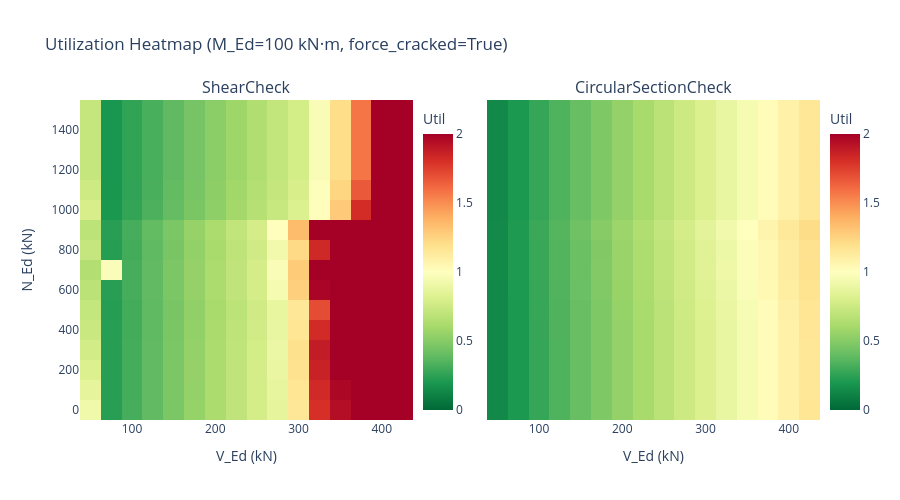

The notebook cell saved with this chart:
### Markdown cell above
---
## 11. Utilization Surface: V_Ed vs N_Ed

Heatmap comparing utilization across a grid of V_Ed and N_Ed values.

### Code cell
V_grid = np.arange(50, 450, 25)
N_grid = np.arange(0, 1600, 100)
M_fixed = 100

util_std_grid = np.zeros((len(N_grid), len(V_grid)))
util_circ_grid = np.zeros((len(N_grid), len(V_grid)))

for i, N in enumerate(N_grid):
    for j, V in enumerate(V_grid):
        lc = ShearLoadCase(V_Ed=float(V), M_Ed=M_fixed, N_Ed=float(N))
        rs = std.perform_check(load_case=lc)
        rc = circ.perform_shear_check(load_case=lc, force_cracked=True)
        util_std_grid[i, j] = min(rs.utilization, 3.0)  # Cap for visualisation
        util_circ_grid[i, j] = min(rc.utilization, 3.0)

fig = make_subplots(rows=1, cols=2, subplot_titles=("ShearCheck", "CircularSectionCheck"),
                    shared_yaxes=True)

fig.add_trace(go.Heatmap(z=util_std_grid, x=V_grid, y=N_grid, colorscale="RdYlGn_r",
                         zmin=0, zmax=2.0, colorbar=dict(title="Util", x=0.45)), row=1, col=1)
fig.add_trace(go.Heatmap(z=util_circ_grid, x=V_grid, y=N_grid, colorscale="RdYlGn_r",
                         zmin=0, zmax=2.0, colorbar=dict(title="Util", x=1.0)), row=1, col=2)

fig.update_xaxes(title_text="V_Ed (kN)")
fig.update_yaxes(title_text="N_Ed (kN)", row=1, col=1)
fig.update_layout(title=f"Utilization Heatmap (M_Ed={M_fixed} kN\u00b7m, force_cracked=True)", height=500)
fig.show()

### Figure 1 — Plotly figure (JSON) as saved in the notebook; plotly's stock layout.template omitted (floating-point values rounded to 4 significant figures; data arrays with more than 128 entries replaced by an {"elided": "..."} marker saying what was removed)
{"data": [{"colorbar": {"title": {"text": "Util"}, "x": 0.45}, "colorscale": [[0, "rgb(0,104,55)"], [0.1, "rgb(26,152,80)"], [0.2, "rgb(102,189,99)"], [0.3, "rgb(166,217,106)"], [0.4, "rgb(217,239,139)"], [0.5, "rgb(255,255,191)"], [0.6, "rgb(254,224,139)"], [0.7, "rgb(253,174,97)"], [0.8, "rgb(244,109,67)"], [0.9, "rgb(215,48,39)"], [1, "rgb(165,0,38)"]], "type": "heatmap", "x": [50, 75, 100, 125, 150, 175, 200, 225, 250, 275, 300, 325, 350, 375, 400, 425], "xaxis": "x", "y": [0, 100, 200, 300, 400, 500, 600, 700, 800, 900, 1000, 1100, 1200, 1300, 1400, 1500], "yaxis": "y", "z": {"elided": "16x16 float values"}, "zmax": 2, "zmin": 0}, {"colorbar": {"title": {"text": "Util"}, "x": 1}, "colorscale": [[0, "rgb(0,104,55)"], [0.1, "rgb(26,152,80)"], [0.2, "rgb(102,189,99)"], [0.3, "rgb(166,217,106)"], [0.4, "rgb(217,239,139)"], [0.5, "rgb(255,255,191)"], [0.6, "rgb(254,224,139)"], [0.7, "rgb(253,174,97)"], [0.8, "rgb(244,109,67)"], [0.9, "rgb(215,48,39)"], [1, "rgb(165,0,38)"]], "type": "heatmap", "x": [50, 75, 100, 125, 150, 175, 200, 225, 250, 275, 300, 325, 350, 375, 400, 425], "xaxis": "x2", "y": [0, 100, 200, 300, 400, 500, 600, 700, 800, 900, 1000, 1100, 1200, 1300, 1400, 1500], "yaxis": "y2", "z": {"elided": "16x16 float values"}, "zmax": 2, "zmin": 0}], "layout": {"annotations": [{"font": {"size": 16}, "showarrow": false, "text": "ShearCheck", "x": 0.225, "xanchor": "center", "xref": "paper", "y": 1, "yanchor": "bottom", "yref": "paper"}, {"font": {"size": 16}, "showarrow": false, "text": "CircularSectionCheck", "x": 0.775, "xanchor": "center", "xref": "paper", "y": 1, "yanchor": "bottom", "yref": "paper"}], "height": 500, "title": {"text": "Utilization Heatmap (M_Ed=100 kN·m, force_cracked=True)"}, "xaxis": {"anchor": "y", "domain": [0, 0.45], "title": {"text": "V_Ed (kN)"}}, "xaxis2": {"anchor": "y2", "domain": [0.55, 1], "title": {"text": "V_Ed (kN)"}}, "yaxis": {"anchor": "x", "domain": [0, 1], "title": {"text": "N_Ed (kN)"}}, "yaxis2": {"anchor": "x2", "domain": [0, 1], "matches": "y", "showticklabels": false}}}
